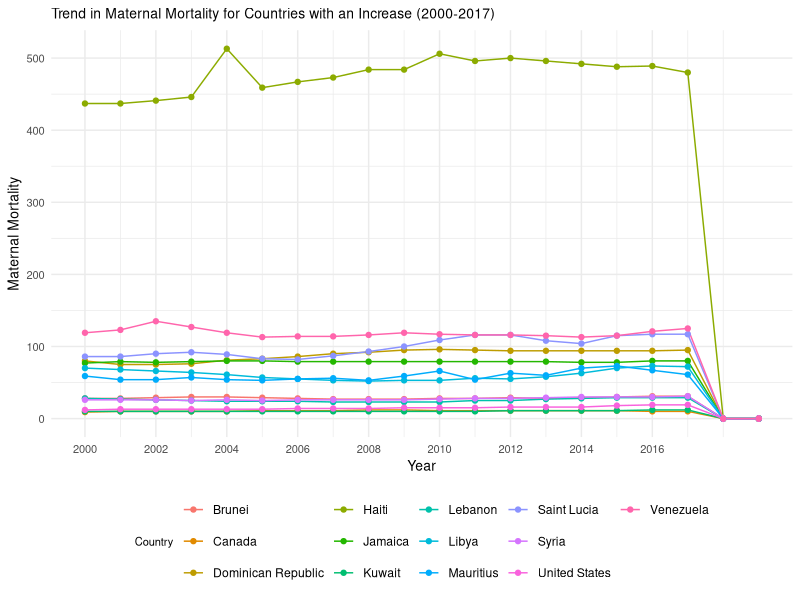

The R source for this figure:
## ---- chunk 1
# load required packages
library(ggplot2)
library(here)
library(dplyr)
library(tidyr)
## ---- chunk 2
# import data
ac.dat <- read.csv(here("data", "analytical", "finaldata.csv"), header = TRUE)

# find countries with an increase in maternal mortality from 2000 to 2017
increase.country <- ac.dat |> 
  dplyr::select(country_name, ISO, Year, MatMortality) |>
  dplyr::filter(Year < 2018) |>
  arrange(ISO, Year) |>
  group_by(ISO) |>
  mutate(diffmatmor = MatMortality - MatMortality[1L]) |>
  filter(Year == 2017 & diffmatmor > 0)

# filter the data for selected 13 countries
ac.dat.inc <- ac.dat |>
  filter(country_name %in% increase.country$country_name)
## ---- chunk 3
ac.dat.inc |> 
  ggplot(aes(x = Year, y = MatMortality, color = country_name)) +
  geom_line() + 
  geom_point() +
  labs(title = "Trend in Maternal Mortality for Countries with an Increase (2000-2017)",
       x = "Year",
       y = "Maternal Mortality",
       color = "Country") +
  theme_minimal() +
  theme(legend.position = "bottom", 
        legend.title = element_text(size = 8),
        plot.title = element_text(hjust = 0, size = 10),
        axis.title = element_text(size = 10),
        axis.text = element_text(size = 8)) +
  scale_x_continuous(breaks = seq(2000, 2017, by = 2))
